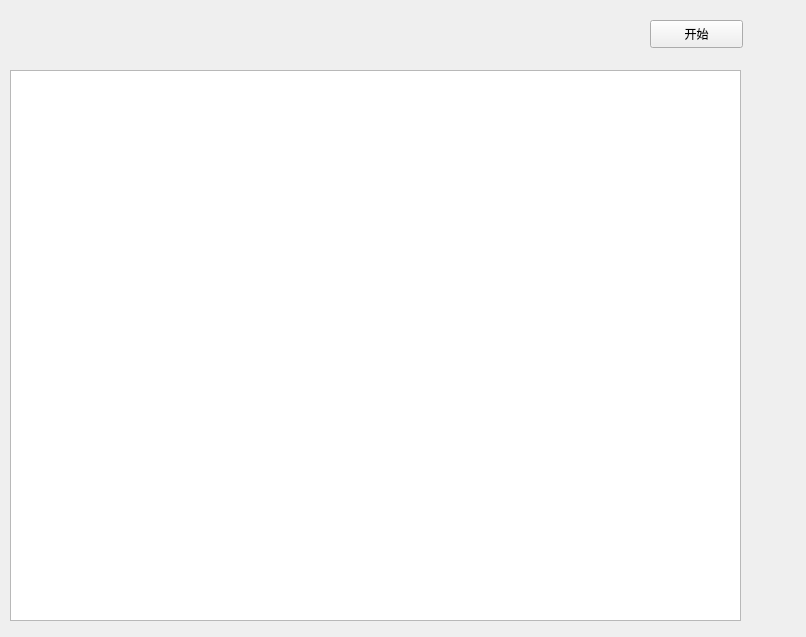
<?xml version="1.0" encoding="UTF-8"?>
<ui version="4.0">
 <class>gradingPaperWindow</class>
 <widget class="QMainWindow" name="gradingPaperWindow">
  <property name="geometry">
   <rect>
    <x>0</x>
    <y>0</y>
    <width>806</width>
    <height>637</height>
   </rect>
  </property>
  <property name="windowTitle">
   <string>显示分数</string>
  </property>
  <widget class="QWidget" name="centralwidget">
   <widget class="QTableWidget" name="tableWidgetGrading">
    <property name="geometry">
     <rect>
      <x>10</x>
      <y>70</y>
      <width>731</width>
      <height>551</height>
     </rect>
    </property>
    <property name="editTriggers">
     <set>QAbstractItemView::NoEditTriggers</set>
    </property>
    <property name="alternatingRowColors">
     <bool>true</bool>
    </property>
    <property name="textElideMode">
     <enum>Qt::ElideLeft</enum>
    </property>
    <property name="sortingEnabled">
     <bool>false</bool>
    </property>
    <attribute name="horizontalHeaderVisible">
     <bool>false</bool>
    </attribute>
    <attribute name="horizontalHeaderCascadingSectionResizes">
     <bool>false</bool>
    </attribute>
    <attribute name="horizontalHeaderHighlightSections">
     <bool>true</bool>
    </attribute>
    <attribute name="horizontalHeaderStretchLastSection">
     <bool>true</bool>
    </attribute>
    <attribute name="verticalHeaderStretchLastSection">
     <bool>false</bool>
    </attribute>
    <column>
     <property name="text">
      <string>学号</string>
     </property>
     <property name="font">
      <font>
       <weight>75</weight>
       <bold>true</bold>
      </font>
     </property>
     <property name="textAlignment">
      <set>AlignCenter</set>
     </property>
    </column>
    <column>
     <property name="text">
      <string>姓名代码</string>
     </property>
     <property name="font">
      <font>
       <weight>75</weight>
       <bold>true</bold>
      </font>
     </property>
     <property name="textAlignment">
      <set>AlignCenter</set>
     </property>
    </column>
    <column>
     <property name="text">
      <string>单选成绩</string>
     </property>
     <property name="font">
      <font>
       <weight>75</weight>
       <bold>true</bold>
      </font>
     </property>
     <property name="textAlignment">
      <set>AlignCenter</set>
     </property>
    </column>
    <column>
     <property name="text">
      <string>多选成绩</string>
     </property>
     <property name="font">
      <font>
       <weight>75</weight>
       <bold>true</bold>
      </font>
     </property>
     <property name="textAlignment">
      <set>AlignCenter</set>
     </property>
    </column>
    <column>
     <property name="text">
      <string>主观题成绩</string>
     </property>
     <property name="font">
      <font>
       <weight>75</weight>
       <bold>true</bold>
      </font>
     </property>
     <property name="textAlignment">
      <set>AlignCenter</set>
     </property>
    </column>
    <column>
     <property name="text">
      <string>总成绩</string>
     </property>
     <property name="font">
      <font>
       <weight>75</weight>
       <bold>true</bold>
      </font>
     </property>
     <property name="textAlignment">
      <set>AlignCenter</set>
     </property>
    </column>
    <column>
     <property name="text">
      <string>备注</string>
     </property>
     <property name="font">
      <font>
       <weight>75</weight>
       <bold>true</bold>
      </font>
     </property>
     <property name="textAlignment">
      <set>AlignCenter</set>
     </property>
    </column>
   </widget>
   <widget class="QPushButton" name="pushButtonGrading">
    <property name="geometry">
     <rect>
      <x>650</x>
      <y>20</y>
      <width>93</width>
      <height>28</height>
     </rect>
    </property>
    <property name="text">
     <string>开始</string>
    </property>
   </widget>
  </widget>
 </widget>
 <resources/>
 <connections/>
</ui>
